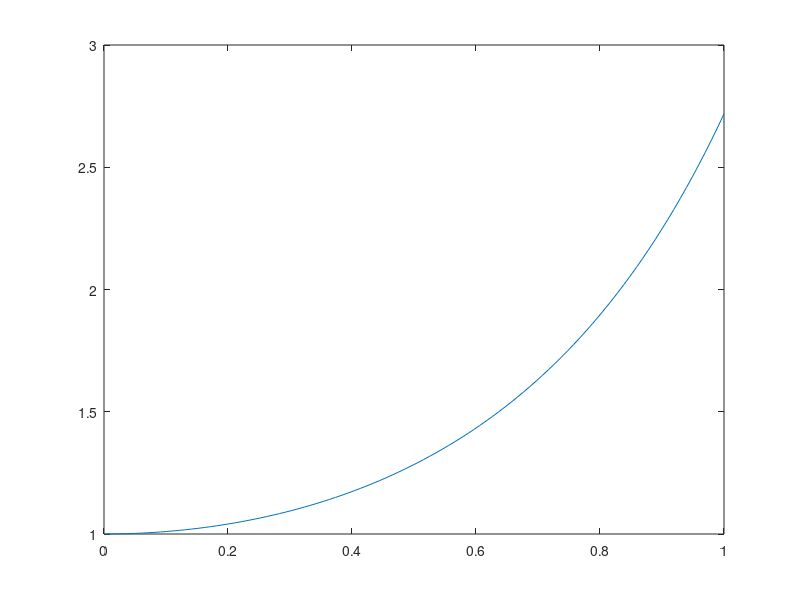

This figure's MATLAB source:
%func1pts = (1/h^2, -1 - 2/h^2, 1/h^2, 2/3 * exp(tn(n)), 1, exp(1)/3);
%func2pts = (1/h^2, -2 - 2/h^2 - 4 * tn(n)^2, 1/h^2, 0, 1, exp(1));
%func3pts = (1/h^2 + 2/h, -2/h^2 - 3 - 2/h, 1/h^2, 0, exp(3), 1);

% How many points do we want ?
N = 100;
% Pre - allocate memory for matrix and vector
A = zeros(N, N);
c = zeros(N, 1);
tn = linspace(0, 1, N); % Need to change for 2(a), since it goes to 1.5
h = tn(2) - tn(1);
% Boundary conditions
A(1, 1) = 1;
c(1) = 1; % First BC
A(N, N) = 1;
c(N) = exp(1); % End BC
% Make the matrix
for n = 2:(N-1)
A(n, n-1) = 1/h^2;
A(n, n) = -2 - 2/h^2 - 4 * tn(n)^2;
A(n, n+1) = 1/h^2;
c(n) = 0;
end
Y = A\c;
plot(tn, Y)
